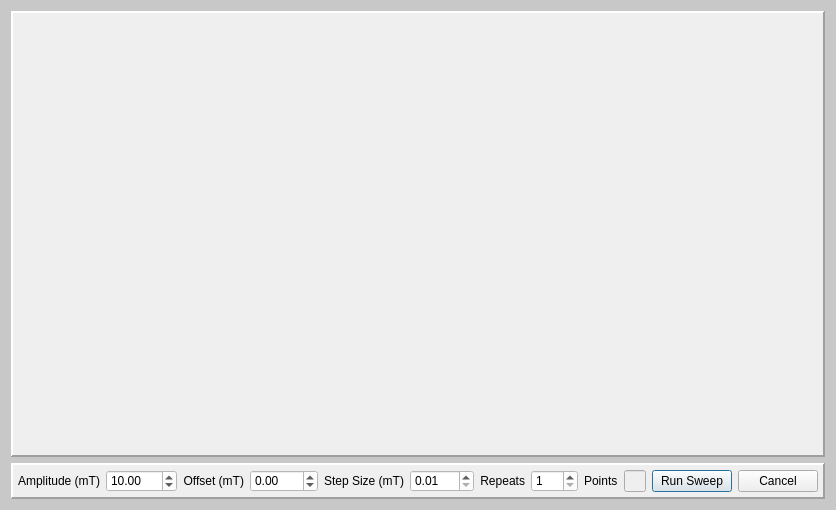
<?xml version="1.0" encoding="UTF-8"?>
<ui version="4.0">
 <class>AnalyserSweep</class>
 <widget class="QDialog" name="AnalyserSweep">
  <property name="geometry">
   <rect>
    <x>0</x>
    <y>0</y>
    <width>817</width>
    <height>510</height>
   </rect>
  </property>
  <property name="windowTitle">
   <string>Analyser Sweep Setup</string>
  </property>
  <property name="windowIcon">
   <iconset>
    <normaloff>icons/analyser_icon.png</normaloff>icons/analyser_icon.png</iconset>
  </property>
  <property name="styleSheet">
   <string notr="true">background-color: rgba(200,200,200,1)</string>
  </property>
  <layout class="QVBoxLayout" name="verticalLayout">
   <item>
    <layout class="QVBoxLayout" name="verticalLayout_7">
     <property name="leftMargin">
      <number>0</number>
     </property>
     <property name="topMargin">
      <number>0</number>
     </property>
     <property name="bottomMargin">
      <number>0</number>
     </property>
     <item>
      <widget class="QFrame" name="FRAME_PLOT">
       <property name="sizePolicy">
        <sizepolicy hsizetype="Expanding" vsizetype="Expanding">
         <horstretch>0</horstretch>
         <verstretch>0</verstretch>
        </sizepolicy>
       </property>
       <property name="styleSheet">
        <string notr="true">background-color: rgba(239,239,239,1)</string>
       </property>
       <property name="frameShape">
        <enum>QFrame::Panel</enum>
       </property>
       <property name="frameShadow">
        <enum>QFrame::Raised</enum>
       </property>
       <property name="lineWidth">
        <number>2</number>
       </property>
       <layout class="QVBoxLayout" name="verticalLayout_5">
        <property name="leftMargin">
         <number>5</number>
        </property>
        <property name="topMargin">
         <number>5</number>
        </property>
        <property name="rightMargin">
         <number>5</number>
        </property>
        <property name="bottomMargin">
         <number>5</number>
        </property>
        <item>
         <layout class="QVBoxLayout" name="layout_plot">
          <property name="leftMargin">
           <number>0</number>
          </property>
         </layout>
        </item>
       </layout>
      </widget>
     </item>
     <item>
      <widget class="QFrame" name="verticalFrame">
       <property name="styleSheet">
        <string notr="true">background-color: rgba(239,239,239,1)</string>
       </property>
       <property name="frameShape">
        <enum>QFrame::Panel</enum>
       </property>
       <property name="frameShadow">
        <enum>QFrame::Raised</enum>
       </property>
       <property name="lineWidth">
        <number>2</number>
       </property>
       <layout class="QVBoxLayout" name="verticalLayout_4">
        <property name="leftMargin">
         <number>5</number>
        </property>
        <property name="topMargin">
         <number>5</number>
        </property>
        <property name="rightMargin">
         <number>5</number>
        </property>
        <property name="bottomMargin">
         <number>5</number>
        </property>
        <item>
         <layout class="QGridLayout" name="gridLayout_2">
          <item row="0" column="4">
           <widget class="QLabel" name="label_4">
            <property name="text">
             <string>Step Size (mT)</string>
            </property>
            <property name="alignment">
             <set>Qt::AlignRight|Qt::AlignTrailing|Qt::AlignVCenter</set>
            </property>
           </widget>
          </item>
          <item row="0" column="10">
           <spacer name="horizontalSpacer">
            <property name="orientation">
             <enum>Qt::Horizontal</enum>
            </property>
            <property name="sizeHint" stdset="0">
             <size>
              <width>40</width>
              <height>20</height>
             </size>
            </property>
           </spacer>
          </item>
          <item row="0" column="11">
           <widget class="QPushButton" name="button_run">
            <property name="text">
             <string>Run Sweep</string>
            </property>
           </widget>
          </item>
          <item row="0" column="2">
           <widget class="QLabel" name="label_2">
            <property name="text">
             <string>Offset (mT)</string>
            </property>
            <property name="alignment">
             <set>Qt::AlignRight|Qt::AlignTrailing|Qt::AlignVCenter</set>
            </property>
           </widget>
          </item>
          <item row="0" column="6">
           <widget class="QLabel" name="label_3">
            <property name="text">
             <string>Repeats</string>
            </property>
            <property name="alignment">
             <set>Qt::AlignRight|Qt::AlignTrailing|Qt::AlignVCenter</set>
            </property>
           </widget>
          </item>
          <item row="0" column="3">
           <widget class="QDoubleSpinBox" name="spin_offset">
            <property name="styleSheet">
             <string notr="true">QComboBox{color: rgb(0,0,0)}

QWidget{background-color: rgb(255,255,255)}</string>
            </property>
            <property name="minimum">
             <double>-100.000000000000000</double>
            </property>
            <property name="maximum">
             <double>100.000000000000000</double>
            </property>
            <property name="value">
             <double>0.000000000000000</double>
            </property>
           </widget>
          </item>
          <item row="0" column="12">
           <widget class="QPushButton" name="button_cancel">
            <property name="text">
             <string>Cancel</string>
            </property>
           </widget>
          </item>
          <item row="0" column="7">
           <widget class="QSpinBox" name="spin_repeats">
            <property name="styleSheet">
             <string notr="true">QComboBox{color: rgb(0,0,0)}

QWidget{background-color: rgb(255,255,255)}</string>
            </property>
            <property name="minimum">
             <number>1</number>
            </property>
            <property name="maximum">
             <number>128</number>
            </property>
           </widget>
          </item>
          <item row="0" column="1">
           <widget class="QDoubleSpinBox" name="spin_amplitude">
            <property name="styleSheet">
             <string notr="true">QComboBox{color: rgb(0,0,0)}

QWidget{background-color: rgb(255,255,255)}</string>
            </property>
            <property name="minimum">
             <double>0.000000000000000</double>
            </property>
            <property name="maximum">
             <double>1000.000000000000000</double>
            </property>
            <property name="singleStep">
             <double>10.000000000000000</double>
            </property>
            <property name="value">
             <double>10.000000000000000</double>
            </property>
           </widget>
          </item>
          <item row="0" column="0">
           <widget class="QLabel" name="label">
            <property name="text">
             <string>Amplitude (mT)</string>
            </property>
            <property name="alignment">
             <set>Qt::AlignRight|Qt::AlignTrailing|Qt::AlignVCenter</set>
            </property>
           </widget>
          </item>
          <item row="0" column="5">
           <widget class="QDoubleSpinBox" name="spin_step_size">
            <property name="styleSheet">
             <string notr="true">QComboBox{color: rgb(0,0,0)}

QWidget{background-color: rgb(255,255,255)}</string>
            </property>
            <property name="minimum">
             <double>0.010000000000000</double>
            </property>
            <property name="maximum">
             <double>100.000000000000000</double>
            </property>
           </widget>
          </item>
          <item row="0" column="8">
           <widget class="QLabel" name="label_5">
            <property name="text">
             <string>Points</string>
            </property>
           </widget>
          </item>
          <item row="0" column="9">
           <widget class="QLineEdit" name="line_points">
            <property name="maximumSize">
             <size>
              <width>50</width>
              <height>16777215</height>
             </size>
            </property>
            <property name="readOnly">
             <bool>true</bool>
            </property>
           </widget>
          </item>
         </layout>
        </item>
       </layout>
      </widget>
     </item>
    </layout>
   </item>
  </layout>
 </widget>
 <resources/>
 <connections/>
</ui>
